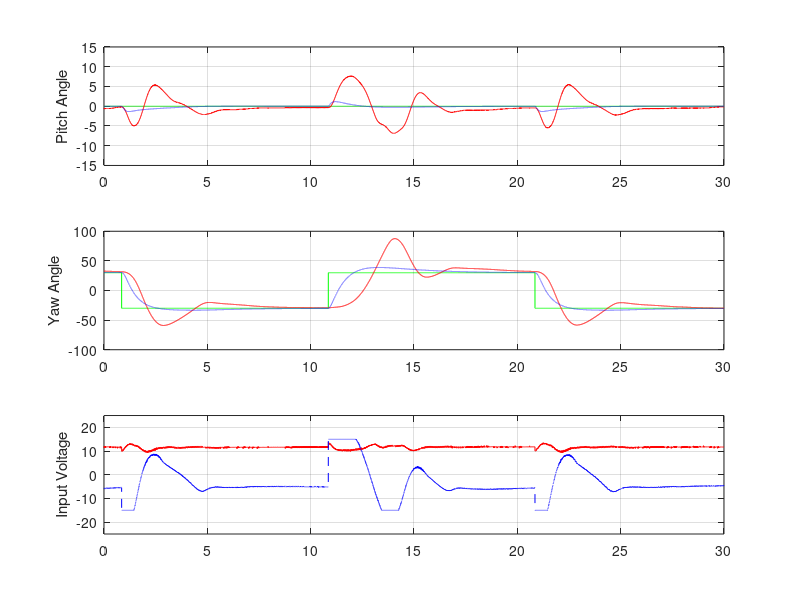

Write MATLAB code to recreate this figure.
clear;

% PITCH OPEN-LOOP
% load('rsp_ol_p.mat');
% load('rsp_ol_y.mat');
% load('rsp_ol_vm.mat');
% YAW OPEN-LOOP
% load('rsp_ol_yaw_p.mat');
% load('rsp_ol_yaw_y.mat');
% load('rsp_ol_yaw_vm.mat');
% LQR: PITCH
% load('rsp_cl_lqr_p.mat');
% load('rsp_cl_lqr_y.mat');
% load('rsp_cl_lqr_vm.mat');
% LQR: YAW
% load('rsp_cl_lqr_yaw_p.mat');
% load('rsp_cl_lqr_yaw_y.mat');
% load('rsp_cl_lqr_yaw_vm.mat');
% LQR+I: PITCH
% load('rsp_cl_lqr_i_p.mat');
% load('rsp_cl_lqr_i_y.mat');
% load('rsp_cl_lqr_i_vm.mat');
% LQR+I: YAW
load('rsp_cl_lqr_i_yaw_p.mat');
load('rsp_cl_lqr_i_yaw_y.mat');
load('rsp_cl_lqr_i_yaw_vm.mat');
% MDL VAL: PITCH
% load('rsp_mdl_val_p.mat');
% load('rsp_mdl_val_y.mat');
% load('rsp_mdl_val_vm.mat');
% MDL VAL: PITCH
% load('rsp_mdl_val_yaw_p.mat');
% load('rsp_mdl_val_yaw_y.mat');
% load('rsp_mdl_val_yaw_vm.mat');
%
plot_ol_or_cl = 1;
%
t = plot_time;
%
if plot_ol_or_cl  == 2
    
subplot(2,1,1);
plot(plot_time,q_heli_2d_open_l_theta__deg__1_,'r',plot_time,q_heli_2d_open_loo_psi__deg__1_,'b--')
legend('pitch (deg)', 'yaw (deg');
axis([0 30 -50 50]);
grid;
subplot(2,1,2);
plot(plot_time,q_heli_2d_open_Vm_actual__V__0_,'r',plot_time,q_heli_2d_open_Vm_actual__V__1_,'b--');
legend('pitch (V)', 'yaw (V)');
axis([0 30 -15 15]);
grid;

else

subplot(3,1,1);
plot(t,q_heli_2d_ff_lqr_theta__deg__0_,'g',t,q_heli_2d_ff_lqr_theta__deg__1_,'r-',t,q_heli_2d_ff_lqr_theta__deg__2_,'b--')
%legend('ref (deg)', 'measured (deg)', 'simulated (deg)');
ylabel('Pitch Angle')
axis([0 30 -15 15]);
grid;
subplot(3,1,2);
plot(t,q_heli_2d_ff_lqr_i_psi__deg__0_,'g',t,q_heli_2d_ff_lqr_i_psi__deg__1_,'r-',t,q_heli_2d_ff_lqr_i_psi__deg__2_,'b--')
%legend('ref (deg)', 'measured (deg)', 'simulated (deg)');
ylabel('Yaw Angle')
axis([0 30 -100 100]);
grid;
subplot(3,1,3);
plot(t,q_heli_2d_ff_l_Vm_actual__V__0_,'r',t,q_heli_2d_ff_l_Vm_actual__V__1_,'b--');
%legend('V_{m,p} (V)', 'V_{m,y} (V)');
ylabel('Input Voltage');
axis([0 30 -25 25]);
grid;

end
